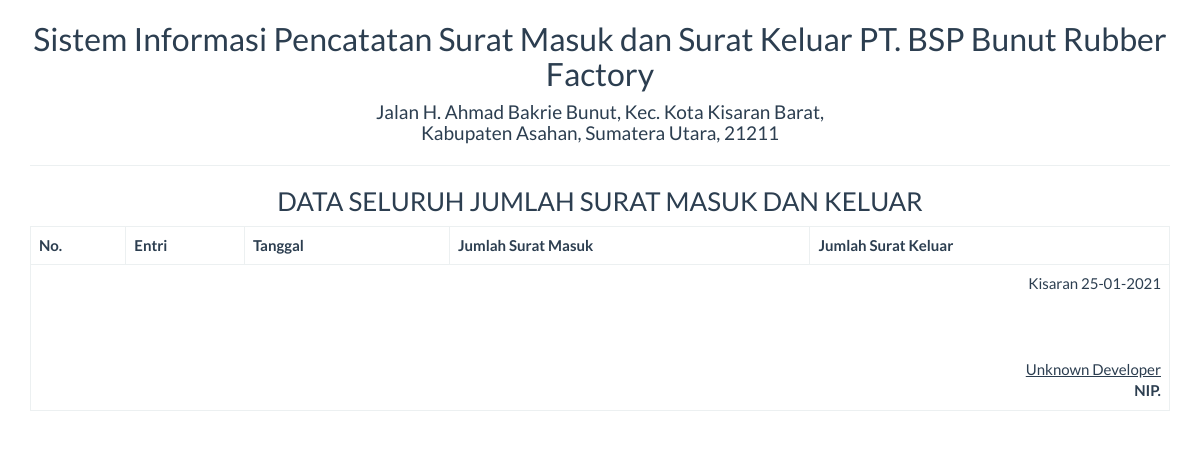
Page /report/j_srt_semua.php on the earlier database version.
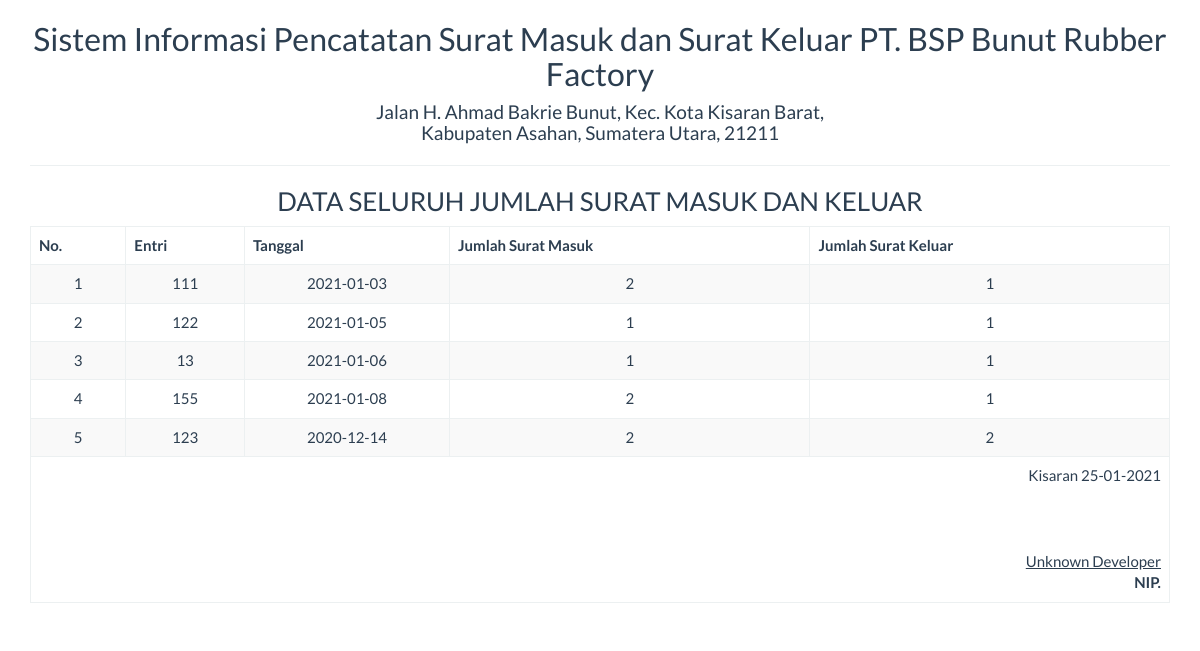
Same page on the later database version.
### tables this page shows
CREATE TABLE `jumlahsurat` (
  `id` int(10) NOT NULL,
  `entri` int(15) NOT NULL,
  `tanggal` date NOT NULL,
  `j_srtmasuk` varchar(10) NOT NULL,
  `j_srtkeluar` varchar(10) NOT NULL
);

### report/j_srt_semua.php (the view, shortened to what this page needs)
<!DOCTYPE html>
<html>
    <head>
        <link href="../Assets/css/bootstrap.min.css" rel="stylesheet" type="text/css"/>
    </head>
    <body onload="print()">
        <?php
        include '../config/koneksi.php';
        ?>
        <div class="container">
            <div class='row'>
                <div class="col-sm-12">
                    <div class="text-center">
                        <h2>Sistem Informasi Pencatatan Surat Masuk dan Surat Keluar PT. BSP Bunut Rubber Factory </h2>
                        <h4>Jalan H. Ahmad Bakrie Bunut, Kec. Kota Kisaran Barat,<br>Kabupaten Asahan, Sumatera Utara, 21211</h4>
                        <hr>
                        <h3>DATA SELURUH JUMLAH SURAT MASUK DAN KELUAR </h3>
                        <table class="table table-bordered table-striped table-hover">
                        <tbody>
                                <thead>
								<tr>
									<th>No.</th>
                                    <th>Entri</th>
                                    <th width="18%">Tanggal</th>
                                    <th>Jumlah Surat Masuk</th>
                                    <th>Jumlah Surat Keluar</th>
								</tr>
								</thead>
							<tbody>
                            <?php
                            $sql = "SELECT * FROM jumlahsurat";
                            $query = mysqli_query($koneksi, $sql) or die("SQL Anda Salah");
                            $nomor = 0;
                            while ($data = mysqli_fetch_array($query)) {
                                $nomor++;
                                ?>
                                <tr>
                                    <td><?= $nomor ?></td>
                                    <td><?= $data['entri'] ?></td>
									<td><?= $data['tanggal'] ?></td>
                                    <td><?= $data['j_srtmasuk'] ?></td>
                                    <td><?= $data['j_srtkeluar'] ?></td>
                                </tr>
                            <?php } ?>
							</tbody>
                        </tbody>
                            <tfoot>
                                <tr>
                                    <td colspan="8" class="text-right">
                                        Kisaran  <?= date("d-m-Y") ?>
                                        <br><br><br><br>
                                        <u>Unknown Developer<strong></u><br>
                                        NIP.
									</td>
								</tr>
							</tfoot>
                        </table>
                    </div>
                </div>
            </div>
    </body>
</html>

Differences in the rows shown:
added jumlahsurat: entri "111", tanggal "2021-01-03", j_srtmasuk "2", j_srtkeluar "1"
added jumlahsurat: entri "122", tanggal "2021-01-05", j_srtmasuk "1", j_srtkeluar "1"
added jumlahsurat: entri "13", tanggal "2021-01-06", j_srtmasuk "1", j_srtkeluar "1"
added jumlahsurat: entri "155", tanggal "2021-01-08", j_srtmasuk "2", j_srtkeluar "1"
added jumlahsurat: entri "123", tanggal "2020-12-14", j_srtmasuk "2", j_srtkeluar "2"
